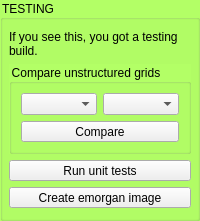
          <widget class="QGroupBox" name="testingGroup">
           <property name="enabled">
            <bool>true</bool>
           </property>
           <property name="styleSheet">
            <string notr="true">QGroupBox {
	background-color: #b3ff66;
}</string>
           </property>
           <property name="title">
            <string>TESTING</string>
           </property>
           <property name="checkable">
            <bool>false</bool>
           </property>
           <property name="checked">
            <bool>false</bool>
           </property>
           <layout class="QVBoxLayout" name="verticalLayout_8">
            <property name="leftMargin">
             <number>6</number>
            </property>
            <property name="topMargin">
             <number>10</number>
            </property>
            <property name="rightMargin">
             <number>6</number>
            </property>
            <property name="bottomMargin">
             <number>10</number>
            </property>
            <item>
             <widget class="QWidget" name="widget_4" native="true">
              <property name="enabled">
               <bool>true</bool>
              </property>
              <layout class="QVBoxLayout" name="verticalLayout_9">
               <property name="margin">
                <number>0</number>
               </property>
               <item>
                <widget class="QLabel" name="label_9">
                 <property name="text">
                  <string>If you see this, you got a testing build. </string>
                 </property>
                 <property name="scaledContents">
                  <bool>false</bool>
                 </property>
                 <property name="wordWrap">
                  <bool>true</bool>
                 </property>
                </widget>
               </item>
               <item>
                <widget class="QGroupBox" name="groupBox">
                 <property name="title">
                  <string>Compare unstructured grids</string>
                 </property>
                 <layout class="QVBoxLayout" name="verticalLayout_14">
                  <item>
                   <widget class="QWidget" name="testingComparisonWidget" native="true">
                    <property name="enabled">
                     <bool>true</bool>
                    </property>
                    <property name="toolTip">
                     <string>&lt;html&gt;&lt;head/&gt;&lt;body&gt;&lt;p&gt;&lt;br/&gt;&lt;/p&gt;&lt;/body&gt;&lt;/html&gt;</string>
                    </property>
                    <layout class="QHBoxLayout" name="horizontalLayout_9" stretch="1,1">
                     <property name="margin">
                      <number>0</number>
                     </property>
                     <item>
                      <widget class="QmitkDataStorageComboBox" name="expectedResultComboBox">
                       <property name="enabled">
                        <bool>true</bool>
                       </property>
                       <property name="sizePolicy">
                        <sizepolicy hsizetype="Minimum" vsizetype="Fixed">
                         <horstretch>0</horstretch>
                         <verstretch>0</verstretch>
                        </sizepolicy>
                       </property>
                       <property name="editable">
                        <bool>false</bool>
                       </property>
                       <property name="duplicatesEnabled">
                        <bool>false</bool>
                       </property>
                      </widget>
                     </item>
                     <item>
                      <widget class="QmitkDataStorageComboBox" name="expectedResultComboBox_2">
                       <property name="enabled">
                        <bool>true</bool>
                       </property>
                       <property name="sizePolicy">
                        <sizepolicy hsizetype="Minimum" vsizetype="Fixed">
                         <horstretch>0</horstretch>
                         <verstretch>0</verstretch>
                        </sizepolicy>
                       </property>
                       <property name="editable">
                        <bool>false</bool>
                       </property>
                       <property name="duplicatesEnabled">
                        <bool>false</bool>
                       </property>
                      </widget>
                     </item>
                    </layout>
                   </widget>
                  </item>
                  <item>
                   <widget class="QToolButton" name="compareGridsButton">
                    <property name="sizePolicy">
                     <sizepolicy hsizetype="Expanding" vsizetype="Fixed">
                      <horstretch>0</horstretch>
                      <verstretch>0</verstretch>
                     </sizepolicy>
                    </property>
                    <property name="text">
                     <string>Compare</string>
                    </property>
                   </widget>
                  </item>
                 </layout>
                </widget>
               </item>
              </layout>
             </widget>
            </item>
            <item>
             <widget class="QToolButton" name="runUnitTestsButton">
              <property name="sizePolicy">
               <sizepolicy hsizetype="MinimumExpanding" vsizetype="Fixed">
                <horstretch>0</horstretch>
                <verstretch>0</verstretch>
               </sizepolicy>
              </property>
              <property name="text">
               <string>Run unit tests</string>
              </property>
             </widget>
            </item>
            <item>
             <widget class="QToolButton" name="createEMorganButton">
              <property name="sizePolicy">
               <sizepolicy hsizetype="Expanding" vsizetype="Fixed">
                <horstretch>0</horstretch>
                <verstretch>0</verstretch>
               </sizepolicy>
              </property>
              <property name="text">
               <string>Create emorgan image</string>
              </property>
             </widget>
            </item>
           </layout>
          </widget>
